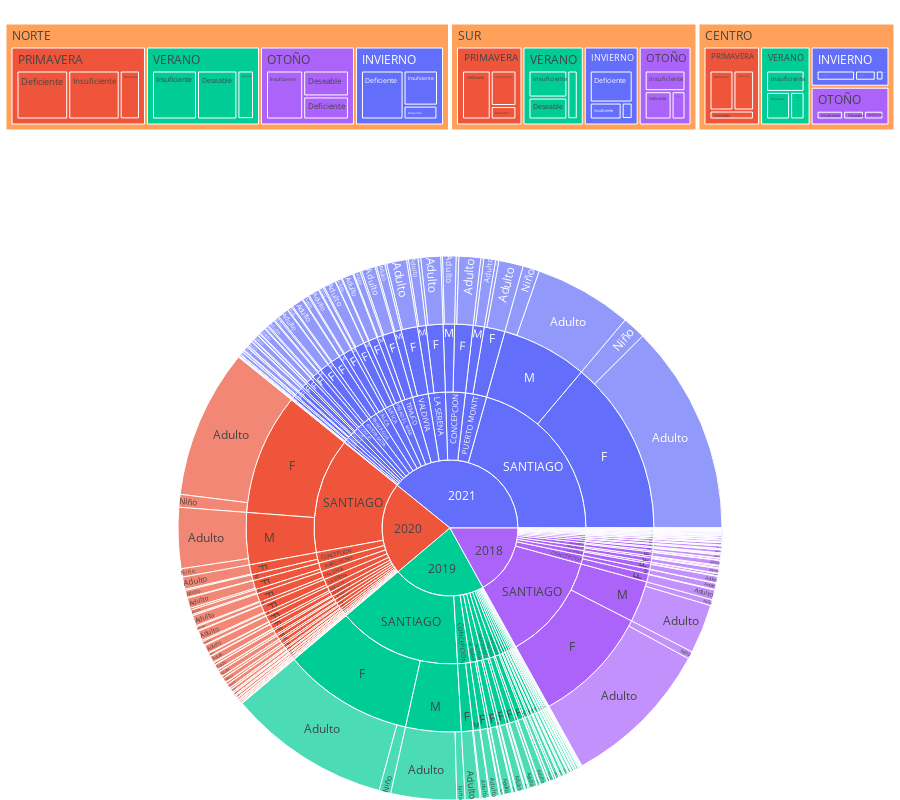

Notebook cell for this chart:
### Code cell
def update(year,zona):
  global df_filter

  fig = make_subplots(
    rows=2, cols=1,
    row_heights = [0.2, 0.8],
    specs=[[ {"type": "domain"}],
           [ {"type": "domain"}]])
 
  if zona !="ALL":
    df = df_filter.query(f"MACROZONA == '{zona.upper()}'")
  else:
    df = df_filter
    
  if year !="ALL":
    df = df.query(f"AÑO == {year}")

  
  # Treemap
  fig.add_trace(
    px.treemap(df,values="PROP",color = "ESTACIONES_AÑO",path = ['MACROZONA','ESTACIONES_AÑO','VIT_D_TXT'],hover_name = "MACROZONA").data[0],
    row=1, col=1
    
    )

  # Sunburts
  fig2 = px.sunburst(df, path=['AÑO',"LABORATORIO","SEXO","ADULTO_NIÑO"], values='RESULTADO_VAL')

  fig.add_trace(
      go.Figure(go.Sunburst(
        labels=fig2['data'][0]['labels'],
        parents=fig2['data'][0]['parents'],
        values=fig2['data'][0]['values'],
        ids=fig2['data'][0]['ids'],
        branchvalues='total',
        #marker=dict(colorscale='Rdbu'),
        hovertemplate='<b>%{label}:</b> <br> Total : %{value} <extra></extra>',
        maxdepth=4
      )).data[0], row=2, col=1)
  
  fig2.update_traces(textinfo="label+percent parent")

  fig.update_layout(
    template="plotly_white",
    margin=dict(r=0, t=0, b=0, l=0),
    height = 800,
    #width = 1200,
      
  )
  
  
  fig.show()

dropdown_año = widgets.Dropdown(
    value='ALL', 
    options=['ALL','2018', '2019', '2020', '2021'], 
    description='Año :'
)

dropdown_zona = widgets.Dropdown(
    value='ALL', 
    options=['ALL','Norte', 'Centro', 'Sur'], 
    description='Zona :'
)

widgets.interact(update, year = dropdown_año, zona=dropdown_zona)

### Figure 1 — Plotly figure (JSON) as saved in the notebook; plotly's stock layout.template omitted (floating-point values rounded to 4 significant figures; data arrays with more than 128 entries replaced by an {"elided": "..."} marker saying what was removed)
{"data": [{"branchvalues": "total", "customdata": [["INVIERNO"], ["PRIMAVERA"], ["VERANO"], ["VERANO"], ["VERANO"], ["INVIERNO"], ["INVIERNO"], ["INVIERNO"], ["OTOÑO"], ["PRIMAVERA"], ["PRIMAVERA"], ["PRIMAVERA"], ["VERANO"], ["VERANO"], ["VERANO"], ["INVIERNO"], ["INVIERNO"], ["INVIERNO"], ["OTOÑO"], ["OTOÑO"], ["OTOÑO"], ["PRIMAVERA"], ["PRIMAVERA"], ["PRIMAVERA"], ["VERANO"], ["VERANO"], ["VERANO"], ["(?)"], ["PRIMAVERA"], ["(?)"], ["PRIMAVERA"], ["OTOÑO"], ["INVIERNO"], ["INVIERNO"], ["OTOÑO"], ["OTOÑO"], ["OTOÑO"], ["PRIMAVERA"], ["PRIMAVERA"], ["PRIMAVERA"], ["VERANO"], ["VERANO"], ["VERANO"], ["INVIERNO"], ["INVIERNO"], ["INVIERNO"], ["OTOÑO"], ["OTOÑO"], ["OTOÑO"], ["PRIMAVERA"], ["PRIMAVERA"], ["PRIMAVERA"], ["VERANO"], ["VERANO"], ["VERANO"], ["INVIERNO"], ["INVIERNO"], ["INVIERNO"], ["OTOÑO"], ["OTOÑO"], ["(?)"]], "domain": {"x": [0, 1], "y": [0.83, 1]}, "hovertemplate": "<b>%{hovertext}</b><br><br>labels=%{label}<br>PROP=%{value}<br>parent=%{parent}<br>id=%{id}<br>ESTACIONES_AÑO=%{customdata[0]}<extra></extra>", "hovertext": ["CENTRO", "SUR", "CENTRO", "NORTE", "SUR", "CENTRO", "NORTE", "SUR", "CENTRO", "CENTRO", "NORTE", "SUR", "CENTRO", "NORTE", "SUR", "CENTRO", "NORTE", "SUR", "CENTRO", "NORTE", "SUR", "CENTRO", "NORTE", "SUR", "CENTRO", "NORTE", "SUR", "CENTRO", "NORTE", "NORTE", "CENTRO", "NORTE", "NORTE", "SUR", "CENTRO", "NORTE", "SUR", "CENTRO", "NORTE", "SUR", "CENTRO", "NORTE", "SUR", "CENTRO", "NORTE", "SUR", "CENTRO", "NORTE", "SUR", "CENTRO", "NORTE", "SUR", "CENTRO", "NORTE", "SUR", "CENTRO", "NORTE", "SUR", "CENTRO", "SUR", "SUR"], "ids": ["CENTRO/INVIERNO/Deficiente", "SUR/PRIMAVERA/Insuficiente", "CENTRO/VERANO/Insuficiente", "NORTE/VERANO/Insuficiente", "SUR/VERANO/Insuficiente", "CENTRO/INVIERNO/Toxicidad", "NORTE/INVIERNO/Toxicidad", "SUR/INVIERNO/Toxicidad", "CENTRO/OTOÑO/Toxicidad", "CENTRO/PRIMAVERA/Toxicidad", "NORTE/PRIMAVERA/Toxicidad", "SUR/PRIMAVERA/Toxicidad", "CENTRO/VERANO/Toxicidad", "NORTE/VERANO/Toxicidad", "SUR/VERANO/Toxicidad", "CENTRO/INVIERNO", "NORTE/INVIERNO", "SUR/INVIERNO", "CENTRO/OTOÑO", "NORTE/OTOÑO", "SUR/OTOÑO", "CENTRO/PRIMAVERA", "NORTE/PRIMAVERA", "SUR/PRIMAVERA", "CENTRO/VERANO", "NORTE/VERANO", "SUR/VERANO", "CENTRO", "NORTE/PRIMAVERA/Insuficiente", "NORTE", "CENTRO/PRIMAVERA/Insuficiente", "NORTE/OTOÑO/Insuficiente", "NORTE/INVIERNO/Deficiente", "SUR/INVIERNO/Deficiente", "CENTRO/OTOÑO/Deficiente", "NORTE/OTOÑO/Deficiente", "SUR/OTOÑO/Deficiente", "CENTRO/PRIMAVERA/Deficiente", "NORTE/PRIMAVERA/Deficiente", "SUR/PRIMAVERA/Deficiente", "CENTRO/VERANO/Deficiente", "NORTE/VERANO/Deficiente", "SUR/VERANO/Deficiente", "CENTRO/INVIERNO/Deseable", "NORTE/INVIERNO/Deseable", "SUR/INVIERNO/Deseable", "CENTRO/OTOÑO/Deseable", "NORTE/OTOÑO/Deseable", "SUR/OTOÑO/Deseable", "CENTRO/PRIMAVERA/Deseable", "NORTE/PRIMAVERA/Deseable", "SUR/PRIMAVERA/Deseable", "CENTRO/VERANO/Deseable", "NORTE/VERANO/Deseable", "SUR/VERANO/Deseable", "CENTRO/INVIERNO/Insuficiente", "NORTE/INVIERNO/Insuficiente", "SUR/INVIERNO/Insuficiente", "CENTRO/OTOÑO/Insuficiente", "SUR/OTOÑO/Insuficiente", "SUR"], "labels": ["Deficiente", "Insuficiente", "Insuficiente", "Insuficiente", "Insuficiente", "Toxicidad", "Toxicidad", "Toxicidad", "Toxicidad", "Toxicidad", "Toxicidad", "Toxicidad", "Toxicidad", "Toxicidad", "Toxicidad", "INVIERNO", "INVIERNO", "INVIERNO", "OTOÑO", "OTOÑO", "OTOÑO", "PRIMAVERA", "PRIMAVERA", "PRIMAVERA", "VERANO", "VERANO", "VERANO", "CENTRO", "Insuficiente", "NORTE", "Insuficiente", "Insuficiente", "Deficiente", "Deficiente", "Deficiente", "Deficiente", "Deficiente", "Deficiente", "Deficiente", "Deficiente", "Deficiente", "Deficiente", "Deficiente", "Deseable", "Deseable", "Deseable", "Deseable", "Deseable", "Deseable", "Deseable", "Deseable", "Deseable", "Deseable", "Deseable", "Deseable", "Insuficiente", "Insuficiente", "Insuficiente", "Insuficiente", "Insuficiente", "SUR"], "marker": {"colors": ["#636efa", "#EF553B", "#00cc96", "#00cc96", "#00cc96", "#636efa", "#636efa", "#636efa", "#ab63fa", "#EF553B", "#EF553B", "#EF553B", "#00cc96", "#00cc96", "#00cc96", "#636efa", "#636efa", "#636efa", "#ab63fa", "#ab63fa", "#ab63fa", "#EF553B", "#EF553B", "#EF553B", "#00cc96", "#00cc96", "#00cc96", "#FFA15A", "#EF553B", "#FFA15A", "#EF553B", "#ab63fa", "#636efa", "#636efa", "#ab63fa", "#ab63fa", "#ab63fa", "#EF553B", "#EF553B", "#EF553B", "#00cc96", "#00cc96", "#00cc96", "#636efa", "#636efa", "#636efa", "#ab63fa", "#ab63fa", "#ab63fa", "#EF553B", "#EF553B", "#EF553B", "#00cc96", "#00cc96", "#00cc96", "#636efa", "#636efa", "#636efa", "#ab63fa", "#ab63fa", "#FFA15A"]}, "name": "", "parents": ["CENTRO/INVIERNO", "SUR/PRIMAVERA", "CENTRO/VERANO", "NORTE/VERANO", "SUR/VERANO", "CENTRO/INVIERNO", "NORTE/INVIERNO", "SUR/INVIERNO", "CENTRO/OTOÑO", "CENTRO/PRIMAVERA", "NORTE/PRIMAVERA", "SUR/PRIMAVERA", "CENTRO/VERANO", "NORTE/VERANO", "SUR/VERANO", "CENTRO", "NORTE", "SUR", "CENTRO", "NORTE", "SUR", "CENTRO", "NORTE", "SUR", "CENTRO", "NORTE", "SUR", "", "NORTE/PRIMAVERA", "", "CENTRO/PRIMAVERA", "NORTE/OTOÑO", "NORTE/INVIERNO", "SUR/INVIERNO", "CENTRO/OTOÑO", "NORTE/OTOÑO", "SUR/OTOÑO", "CENTRO/PRIMAVERA", "NORTE/PRIMAVERA", "SUR/PRIMAVERA", "CENTRO/VERANO", "NORTE/VERANO", "SUR/VERANO", "CENTRO/INVIERNO", "NORTE/INVIERNO", "SUR/INVIERNO", "CENTRO/OTOÑO", "NORTE/OTOÑO", "SUR/OTOÑO", "CENTRO/PRIMAVERA", "NORTE/PRIMAVERA", "SUR/PRIMAVERA", "CENTRO/VERANO", "NORTE/VERANO", "SUR/VERANO", "CENTRO/INVIERNO", "NORTE/INVIERNO", "SUR/INVIERNO", "CENTRO/OTOÑO", "SUR/OTOÑO", ""], "type": "treemap", "values": [3.975, 3.874, 3.792, 8.359, 4.532, 0.01739, 0.03067, 0.02227, 0.003231, 0.006783, 0.01134, 0.005763, 0.004476, 0.02115, 0.01328, 6.913, 14.79, 9.325, 6.663, 15.77, 8.972, 9.738, 22.5, 11.29, 8.686, 18.94, 10.41, 32, 9.377, 72, 3.68, 7.074, 8.176, 6.1, 1.953, 4.092, 3.413, 4.275, 9.428, 5.953, 1.834, 3.059, 2.195, 0.7807, 1.839, 0.8067, 2.062, 4.608, 1.767, 1.776, 3.685, 1.462, 3.055, 7.497, 3.669, 2.14, 4.742, 2.397, 2.645, 3.792, 40]}, {"branchvalues": "total", "domain": {"x": [0, 1], "y": [0, 0.68]}, "hovertemplate": "<b>%{label}:</b> <br> Total : %{value} <extra></extra>", "ids": {"elided": "508 str values"}, "labels": {"elided": "508 str values"}, "maxdepth": 4, "parents": {"elided": "508 str values"}, "type": "sunburst", "values": {"elided": "508 int values"}}], "layout": {"height": 800, "margin": {"b": 0, "l": 0, "r": 0, "t": 0}}}
